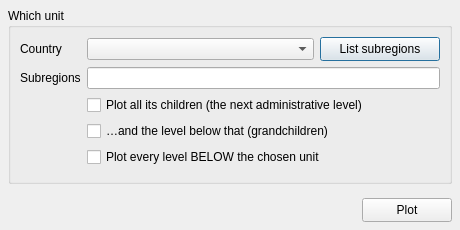
<?xml version="1.0" encoding="UTF-8"?>
<ui version="4.0">
 <class>GadmDialog</class>
 <widget class="QDialog" name="GadmDialog">
  <property name="geometry">
   <rect><x>0</x><y>0</y><width>460</width><height>230</height></rect>
  </property>
  <property name="windowTitle">
   <string>GADM administrative units</string>
  </property>
  <layout class="QVBoxLayout" name="mainVerticalLayout">
   <property name="spacing"><number>8</number></property>
   <property name="margin" stdset="0"><number>8</number></property>
   <item>
    <widget class="QGroupBox" name="gb_what">
     <property name="title"><string>Which unit</string></property>
     <layout class="QGridLayout" name="gridLayout_what" columnstretch="0,1,0">
      <item row="0" column="0">
       <widget class="QLabel" name="lb_country"><property name="text"><string>Country</string></property></widget>
      </item>
      <item row="0" column="1">
       <widget class="QComboBox" name="cb_country">
        <property name="toolTip"><string>&lt;html&gt;The country, by name and ISO 3166 alpha-3 code. The first use&lt;br&gt;of one downloads its GADM file into ~/.gmt/cache, which takes&lt;br&gt;a while. Type to jump to a name.&lt;/html&gt;</string></property>
       </widget>
      </item>
      <item row="0" column="2">
       <widget class="QPushButton" name="push_list">
        <property name="minimumSize"><size><width>120</width><height>24</height></size></property>
        <property name="text"><string>List subregions</string></property>
        <property name="toolTip"><string>&lt;html&gt;Print the names of the administrative children of what is&lt;br&gt;filled in above (the country, or the last subregion).&lt;br&gt;Double-click a name to add it.&lt;/html&gt;</string></property>
       </widget>
      </item>
      <item row="1" column="0">
       <widget class="QLabel" name="lb_subs"><property name="text"><string>Subregions</string></property></widget>
      </item>
      <item row="1" column="1" colspan="2">
       <widget class="QLineEdit" name="edit_subs">
        <property name="toolTip"><string>&lt;html&gt;Optional, in hierarchical order and comma separated: province,&lt;br&gt;then district, … e.g. "Cabo Delgado". Leave empty for the&lt;br&gt;whole country.&lt;/html&gt;</string></property>
       </widget>
      </item>
      <item row="2" column="1" colspan="2">
       <widget class="QCheckBox" name="chk_children">
        <property name="text"><string>Plot all its children (the next administrative level)</string></property>
        <property name="toolTip"><string>&lt;html&gt;gadm(..., children=true): the boundaries of every subregion of&lt;br&gt;what was asked for, instead of just its own outline.&lt;/html&gt;</string></property>
       </widget>
      </item>
      <item row="3" column="1" colspan="2">
       <widget class="QCheckBox" name="chk_grand">
        <property name="text"><string>…and the level below that (grandchildren)</string></property>
        <property name="toolTip"><string>&lt;html&gt;The children of each child: a country's districts rather than&lt;br&gt;its provinces. Every one of them is fetched, so it takes&lt;br&gt;longer than the level above.&lt;/html&gt;</string></property>
       </widget>
      </item>
      <item row="4" column="1" colspan="2">
       <widget class="QCheckBox" name="chk_all">
        <property name="text"><string>Plot every level BELOW the chosen unit</string></property>
        <property name="toolTip"><string>&lt;html&gt;Every administrative level under what is selected above: for a&lt;br&gt;country, its provinces AND their districts AND their parishes,&lt;br&gt;down to the deepest level that country has.&lt;/html&gt;</string></property>
       </widget>
      </item>
     </layout>
    </widget>
   </item>
   <item>
    <spacer name="verticalSpacer_bottom">
     <property name="orientation"><enum>Qt::Orientation::Vertical</enum></property>
     <property name="sizeType"><enum>QSizePolicy::Policy::Fixed</enum></property>
     <property name="sizeHint" stdset="0"><size><width>20</width><height>6</height></size></property>
    </spacer>
   </item>
   <item>
    <layout class="QHBoxLayout" name="horizontalLayout_buttons">
     <item>
      <spacer name="buttonsSpacer">
       <property name="orientation"><enum>Qt::Orientation::Horizontal</enum></property>
       <property name="sizeHint" stdset="0"><size><width>40</width><height>20</height></size></property>
      </spacer>
     </item>
     <item>
      <widget class="QPushButton" name="push_plot">
       <property name="minimumSize"><size><width>90</width><height>24</height></size></property>
       <property name="text"><string>Plot</string></property>
      </widget>
     </item>
    </layout>
   </item>
  </layout>
 </widget>
 <resources/>
 <connections/>
</ui>
